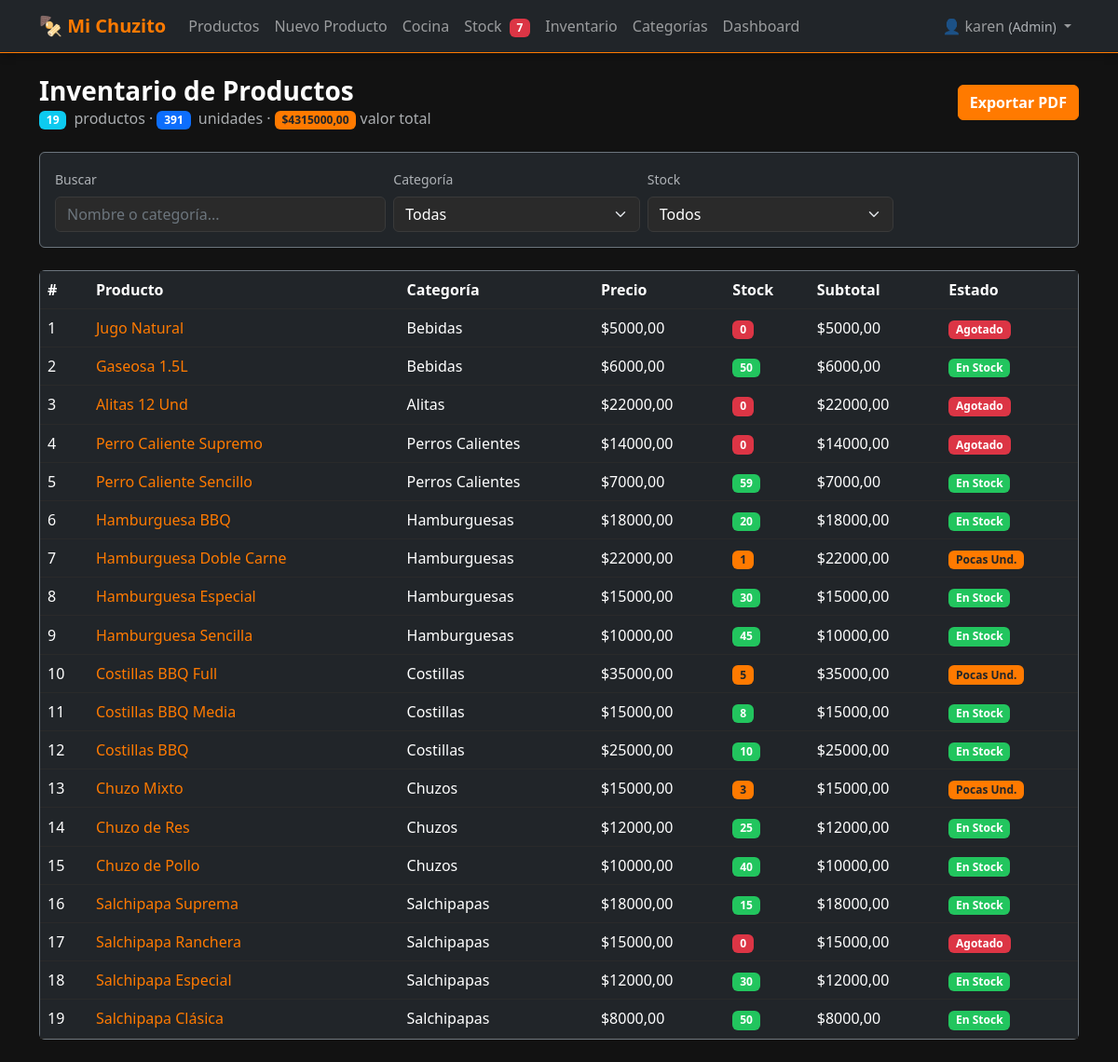
The app's page /inventario/ (signed in) with its own data.
### productos/models.py (models this page shows, shortened)
class Producto(models.Model):
    ESTADO_CHOICES = [
        ("activo", "Activo"),
        ("inactivo", "Inactivo"),
    ]
    nombre_validator = RegexValidator(
        regex=r"^[a-zA-ZáéíóúÁÉÍÓÚñÑ0-9\s]{3,100}$",
        message="El nombre solo permite letras, números y espacios (3-100 caracteres).",
    )
    precio_validator = RegexValidator(
        regex=r"^\d+(\.\d{1,2})?$",
        message="Ingrese un precio válido (ej: 15000 o 15000.00).",
    )
    stock_validator = RegexValidator(
        regex=r"^[0-9]+$",
        message="El stock solo permite números enteros positivos.",
    )
    nombre = models.CharField(
        max_length=100,
        validators=[nombre_validator],
        db_index=True,
    )
    descripcion = models.TextField(blank=True, null=True)
    categoria = models.ForeignKey(
        Categoria,
        on_delete=models.PROTECT,
        related_name="productos",
    )
    precio = models.DecimalField(
        max_digits=10,
        decimal_places=2,
        validators=[precio_validator, MinValueValidator(0.01)],
    )
    imagen = models.ImageField(
        upload_to="productos/",
        blank=True,
        null=True,
    )
    ingredientes = models.TextField(blank=True, null=True, help_text="Separar por comas")
    tiempo_preparacion = models.PositiveIntegerField(
        help_text="Tiempo en minutos",
        blank=True,
        null=True,
    )
    disponibilidad = models.BooleanField(default=True)
    stock = models.PositiveIntegerField(
        default=0,
        validators=[stock_validator],
    )
    fecha_creacion = models.DateTimeField(auto_now_add=True)
    fecha_actualizacion = models.DateTimeField(auto_now=True)
    estado = models.CharField(max_length=10, choices=ESTADO_CHOICES, default="activo")
    class Meta:
        verbose_name = "Producto"
        verbose_name_plural = "Productos"
        ordering = ["-fecha_creacion"]
        indexes = [
            models.Index(fields=["nombre"]),
            models.Index(fields=["categoria"]),
            models.Index(fields=["estado"]),
            models.Index(fields=["disponibilidad"]),
        ]

class Categoria(models.Model):
    nombre = models.CharField(max_length=100, unique=True)
    descripcion = models.TextField(blank=True, null=True)
    estado = models.BooleanField(default=True)
    fecha_creacion = models.DateTimeField(auto_now_add=True)
    class Meta:
        verbose_name = "Categoría"
        verbose_name_plural = "Categorías"
        ordering = ["nombre"]

### productos/views.py (the view)
# urls.py: path("inventario/", views.InventoryView.as_view(), name="inventario"),
class InventoryView(LoginRequiredMixin, ListView):
    model = Producto
    template_name = "productos/inventario.html"
    context_object_name = "productos"
    paginate_by = 20
    def get_queryset(self):
        return Producto.objects.filter(estado="activo").select_related("categoria")
    def get_context_data(self, **kwargs):
        context = super().get_context_data(**kwargs)
        qs = list(Producto.objects.filter(estado="activo"))
        total_valor = sum(p.stock * p.precio for p in qs)
        total_unidades = sum(p.stock for p in qs)
        context["total_productos"] = len(qs)
        context["total_unidades"] = total_unidades
        context["valor_total_inventario"] = total_valor
        context["categorias"] = Categoria.objects.filter(estado=True)
        context["umbral"] = getattr(settings, "STOCK_MINIMO_ALERTA", 5)
        return context

### productos/context_processors.py (called while the page is built)
def stock_alert_count(request):
    if request.user.is_authenticated:
        umbral = getattr(settings, "STOCK_MINIMO_ALERTA", 5)
        agotados = Producto.objects.filter(estado="activo", stock=0).count()
        bajo_stock = Producto.objects.filter(
            estado="activo", stock__gt=0, stock__lte=umbral
        ).count()
        return {"stock_criticos": agotados + bajo_stock}
    return {"stock_criticos": 0}

### productos/context_processors_role.py (called while the page is built, shortened)
def role_context(request):
    if request.user.is_authenticated:
        return {
            "user_role": get_user_role(request.user),
            "is_admin": get_user_role(request.user) == "Admin",
            "is_cocina": get_user_role(request.user) == "Cocina",
            "is_cajero": get_user_role(request.user) == "Cajero",
        }

### productos/roles.py (called while the page is built)
def get_user_role(user):
    if not user.is_authenticated:
        return None
    if user.is_superuser:
        return "Admin"
    groups = user.groups.values_list("name", flat=True)
    for role in ["Admin", "Cocina", "Cajero"]:
        if role in groups:
            return role
    return None

### productos/templates/productos/inventario.html (shortened to what this page needs)
{% extends "productos/base.html" %}
{% load static %}
{% block content %}
<div class="d-flex justify-content-between align-items-center mb-4">
    <div>
        <h1 class="h3 fw-bold mb-0">Inventario de Productos</h1>
        <p class="text-muted mb-0">
            <span class="badge bg-info me-1">{{ total_productos }}</span> productos ·
            <span class="badge bg-primary me-1">{{ total_unidades }}</span> unidades ·
            <span class="badge bg-warning text-dark">${{ valor_total_inventario|floatformat:2 }}</span> valor total
        </p>
    </div>
    {% if is_admin %}
    <a href="{% url 'productos:exportar_pdf' %}" class="btn btn-warning fw-bold">
        Exportar PDF
    </a>
    {% endif %}
</div>
<div class="card bg-dark border-secondary mb-4">
    <div class="card-body">
        <div class="row g-2 align-items-end">
            <div class="col-md-4">
                <label class="form-label small text-muted">Buscar</label>
                <input type="text" id="searchInput" class="form-control"
                       placeholder="Nombre o categoría..."
                       hx-get="{% url 'productos:htmx_inventario_filter' %}"
                       hx-trigger="keyup changed delay:300ms"
                       hx-target="#inventarioTable"
                       hx-indicator="#invIndicator">
            </div>
            <div class="col-md-3">
                <label class="form-label small text-muted">Categoría</label>
                <select id="catFilter" class="form-select"
                        hx-get="{% url 'productos:htmx_inventario_filter' %}"
                        hx-trigger="change"
                        hx-target="#inventarioTable"
                        hx-indicator="#invIndicator">
                    <option value="">Todas</option>
                </select>
            </div>
            <div class="col-md-3">
                <label class="form-label small text-muted">Stock</label>
                <select id="stockFilter" class="form-select"
                        hx-get="{% url 'productos:htmx_inventario_filter' %}"
                        hx-trigger="change"
                        hx-target="#inventarioTable"
                        hx-indicator="#invIndicator">
                    <option value="">Todos</option>
                </select>
            </div>
            <div class="col-md-1">
            </div>
        </div>
    </div>
</div>
<div class="card bg-dark border-secondary">
    <div class="card-body p-0">
        <div class="table-responsive">
            <table class="table table-dark table-hover mb-0">
                <thead>
                    <tr>
                        <th>#</th>
                        <th>Producto</th>
                        <th>Categoría</th>
                        <th>Precio</th>
                        <th>Stock</th>
                        <th>Subtotal</th>
                        <th>Estado</th>
                    </tr>
                </thead>
                <tbody id="inventarioTable">
                    {% include "productos/_inventario_table.html" %}
                </tbody>
            </table>
        </div>
    </div>
</div>
{% endblock %}

### productos/templates/productos/base.html (shortened to what this page needs)
<!DOCTYPE html>
{% load static %}
<html lang="es" data-bs-theme="dark">
<head>
    <link rel="stylesheet" href="{% static 'productos/css/bootstrap.min.css' %}">
    <link rel="stylesheet" href="{% static 'productos/css/styles.css' %}">
</head>
<body>
    {% if user.is_authenticated %}
    <nav class="navbar navbar-expand-lg navbar-dark bg-dark border-bottom border-warning">
        <div class="container">
            <a class="navbar-brand fw-bold text-warning" href="{% url 'productos:list' %}">
                🍢 Mi Chuzito
            </a>
            <div class="collapse navbar-collapse" id="navbarNav">
                <ul class="navbar-nav me-auto">
                    {% if is_admin or is_cajero %}
                    <li class="nav-item">
                        <a class="nav-link" href="{% url 'productos:list' %}">Productos</a>
                    </li>
                    {% endif %}
                    {% if is_admin or is_cajero %}
                    <li class="nav-item">
                        <a class="nav-link" href="{% url 'productos:create' %}">Nuevo Producto</a>
                    </li>
                    {% endif %}
                    {% if is_admin or is_cocina %}
                    <li class="nav-item">
                        <a class="nav-link" href="{% url 'cocina:dashboard' %}">Cocina</a>
                    </li>
                    {% endif %}
                    <li class="nav-item">
                        <a class="nav-link" href="{% url 'productos:stock_alertas' %}">
                            Stock
                            {% if stock_criticos > 0 %}
                            <span class="badge bg-danger ms-1">{{ stock_criticos }}</span>
                            {% endif %}
                        </a>
                    </li>
                    <li class="nav-item">
                        <a class="nav-link" href="{% url 'productos:inventario' %}">Inventario</a>
                    </li>
                    {% if is_admin %}
                    <li class="nav-item">
                        <a class="nav-link" href="{% url 'productos:categoria_list' %}">Categorías</a>
                    </li>
                    <li class="nav-item">
                        <a class="nav-link" href="{% url 'productos:dashboard' %}">Dashboard</a>
                    </li>
                    {% endif %}
                </ul>
                <ul class="navbar-nav">
                    <li class="nav-item dropdown">
                        <a class="nav-link dropdown-toggle" href="#" role="button" data-bs-toggle="dropdown">
                            👤 {{ user.username }}
                            {% if user_role %}
                            <small class="text-muted d-none d-lg-inline">({{ user_role }})</small>
                            {% endif %}
                        </a>
                    </li>
                </ul>
            </div>
        </div>
    </nav>
    {% endif %}
    <main class="container py-4">
        {% block content %}{% endblock %}
    </main>
</body>
</html>

### productos/templates/productos/_inventario_table.html
{% load static %}
{% for p in productos %}
<tr>
    <td>{{ forloop.counter }}</td>
    <td>
        <a href="{% url 'productos:detail' p.pk %}" class="text-warning text-decoration-none">
            {{ p.nombre }}
        </a>
    </td>
    <td>{{ p.categoria.nombre }}</td>
    <td>${{ p.precio|floatformat:2 }}</td>
    <td>
        {% if p.stock == 0 %}
        <span class="badge bg-danger">{{ p.stock }}</span>
        {% elif p.stock <= umbral %}
        <span class="badge bg-warning text-dark">{{ p.stock }}</span>
        {% else %}
        <span class="badge bg-success">{{ p.stock }}</span>
        {% endif %}
    </td>
    <td>${{ p.precio|floatformat:2 }}</td>
    <td>
        {% if p.stock == 0 %}
        <span class="badge bg-danger">Agotado</span>
        {% elif p.stock <= umbral %}
        <span class="badge bg-warning text-dark">Pocas Und.</span>
        {% else %}
        <span class="badge bg-success">En Stock</span>
        {% endif %}
    </td>
</tr>
{% empty %}
<tr>
    <td colspan="7" class="text-center text-muted py-4">No se encontraron productos.</td>
</tr>
{% endfor %}

### productos/static/productos/css/styles.css (style rules this page uses)
:root { --black: #121212; --orange: #FF7A00; --green: #22C55E; --white: #FFFFFF; }
body { background-color: var(--black); color: var(--white); font-family: 'Segoe UI', system-ui, -apple-system, sans-serif; min-height: 100vh; }
.navbar { box-shadow: 0 2px 10px rgba(0,0,0,0.3); }
.card { transition: transform 0.2s ease, box-shadow 0.2s ease; background-color: #1a1a1a; }
.btn-warning { background-color: var(--orange); border-color: var(--orange); color: var(--white); }
.text-warning { color: var(--orange) !important; }
.bg-warning { background-color: var(--orange) !important; }
.border-warning { border-color: var(--orange) !important; }
.badge.bg-success { background-color: var(--green) !important; }
.form-control, .form-select { background-color: #2a2a2a; border-color: #3a3a3a; color: var(--white); }
.form-control::placeholder { color: #6c757d; }
.table-dark { background-color: #1a1a1a; }
.table-dark td, .table-dark th { border-color: #2a2a2a; }
.table th { border-top: none; }
.table td { vertical-align: middle; }

### records on screen
Producto: nombre "Jugo Natural", categoria.nombre "Bebidas", precio "5000,00", stock "0", shows "Agotado"
Producto: nombre "Gaseosa 1.5L", categoria.nombre "Bebidas", precio "6000,00", stock "50", shows "En Stock"
Producto: nombre "Alitas 12 Und", categoria.nombre "Alitas", precio "22000,00", stock "0", shows "Agotado"
Producto: nombre "Perro Caliente Supremo", categoria.nombre "Perros Calientes", precio "14000,00", stock "0", shows "Agotado"
Producto: nombre "Perro Caliente Sencillo", categoria.nombre "Perros Calientes", precio "7000,00", stock "59", shows "En Stock"
Producto: nombre "Hamburguesa BBQ", categoria.nombre "Hamburguesas", precio "18000,00", stock "20", shows "En Stock"
Producto: nombre "Hamburguesa Doble Carne", categoria.nombre "Hamburguesas", precio "22000,00", stock "1", shows "Pocas Und."
Producto: nombre "Hamburguesa Especial", categoria.nombre "Hamburguesas", precio "15000,00", stock "30", shows "En Stock"
Producto: nombre "Hamburguesa Sencilla", categoria.nombre "Hamburguesas", precio "10000,00", stock "45", shows "En Stock"
Producto: nombre "Costillas BBQ Full", categoria.nombre "Costillas", precio "35000,00", stock "5", shows "Pocas Und."
Producto: nombre "Costillas BBQ Media", categoria.nombre "Costillas", precio "15000,00", stock "8", shows "En Stock"
Producto: nombre "Costillas BBQ", categoria.nombre "Costillas", precio "25000,00", stock "10", shows "En Stock"
Producto: nombre "Chuzo Mixto", categoria.nombre "Chuzos", precio "15000,00", stock "3", shows "Pocas Und."
Producto: nombre "Chuzo de Res", categoria.nombre "Chuzos", precio "12000,00", stock "25", shows "En Stock"
Producto: nombre "Chuzo de Pollo", categoria.nombre "Chuzos", precio "10000,00", stock "40", shows "En Stock"
Producto: nombre "Salchipapa Suprema", categoria.nombre "Salchipapas", precio "18000,00", stock "15", shows "En Stock"
Producto: nombre "Salchipapa Ranchera", categoria.nombre "Salchipapas", precio "15000,00", stock "0", shows "Agotado"
Producto: nombre "Salchipapa Especial", categoria.nombre "Salchipapas", precio "12000,00", stock "30", shows "En Stock"
Producto: nombre "Salchipapa Clásica", categoria.nombre "Salchipapas", precio "8000,00", stock "50", shows "En Stock"

### other values on screen
{{ stock_criticos }} "7"
{{ user.username }} "karen"
{{ user_role }} "Admin"
{{ total_productos }} "19"
{{ total_unidades }} "391"
{{ valor_total_inventario|floatformat:2 }} "4315000,00"
